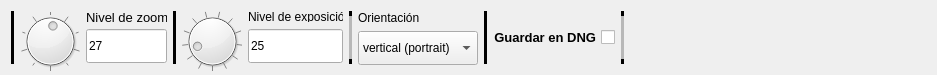
                  <widget class="QWidget" name="widget_3" native="true">
                   <property name="minimumSize">
                    <size>
                     <width>150</width>
                     <height>75</height>
                    </size>
                   </property>
                   <property name="maximumSize">
                    <size>
                     <width>16777215</width>
                     <height>75</height>
                    </size>
                   </property>
                   <property name="styleSheet">
                    <string notr="true"/>
                   </property>
                   <layout class="QHBoxLayout" name="horizontalLayout_16">
                    <item>
                     <widget class="Line" name="line_3">
                      <property name="styleSheet">
                       <string notr="true">background-color: rgb(0, 0, 0);</string>
                      </property>
                      <property name="orientation">
                       <enum>Qt::Vertical</enum>
                      </property>
                     </widget>
                    </item>
                    <item>
                     <widget class="QDial" name="zoom_dial">
                      <property name="minimumSize">
                       <size>
                        <width>60</width>
                        <height>60</height>
                       </size>
                      </property>
                      <property name="maximumSize">
                       <size>
                        <width>60</width>
                        <height>60</height>
                       </size>
                      </property>
                      <property name="minimum">
                       <number>1</number>
                      </property>
                      <property name="maximum">
                       <number>50</number>
                      </property>
                      <property name="sliderPosition">
                       <number>27</number>
                      </property>
                      <property name="wrapping">
                       <bool>true</bool>
                      </property>
                      <property name="notchTarget">
                       <double>5.000000000000000</double>
                      </property>
                      <property name="notchesVisible">
                       <bool>true</bool>
                      </property>
                     </widget>
                    </item>
                    <item>
                     <layout class="QVBoxLayout" name="verticalLayout_6">
                      <item>
                       <widget class="QLabel" name="zoomLabel">
                        <property name="minimumSize">
                         <size>
                          <width>81</width>
                          <height>10</height>
                         </size>
                        </property>
                        <property name="maximumSize">
                         <size>
                          <width>81</width>
                          <height>10</height>
                         </size>
                        </property>
                        <property name="font">
                         <font>
                          <pointsize>10</pointsize>
                         </font>
                        </property>
                        <property name="text">
                         <string>Nivel de zoom</string>
                        </property>
                       </widget>
                      </item>
                      <item>
                       <widget class="QLineEdit" name="zoom_valuedit">
                        <property name="minimumSize">
                         <size>
                          <width>81</width>
                          <height>34</height>
                         </size>
                        </property>
                        <property name="maximumSize">
                         <size>
                          <width>81</width>
                          <height>34</height>
                         </size>
                        </property>
                        <property name="text">
                         <string>27</string>
                        </property>
                        <property name="placeholderText">
                         <string># entre 0 y 50</string>
                        </property>
                       </widget>
                      </item>
                     </layout>
                    </item>
                    <item>
                     <widget class="Line" name="line_4">
                      <property name="minimumSize">
                       <size>
                        <width>0</width>
                        <height>0</height>
                       </size>
                      </property>
                      <property name="styleSheet">
                       <string notr="true">background-color: rgb(0, 0, 0);</string>
                      </property>
                      <property name="orientation">
                       <enum>Qt::Vertical</enum>
                      </property>
                     </widget>
                    </item>
                    <item>
                     <widget class="QDial" name="exposicionDial">
                      <property name="minimumSize">
                       <size>
                        <width>60</width>
                        <height>60</height>
                       </size>
                      </property>
                      <property name="maximumSize">
                       <size>
                        <width>60</width>
                        <height>60</height>
                       </size>
                      </property>
                      <property name="minimum">
                       <number>1</number>
                      </property>
                      <property name="maximum">
                       <number>125</number>
                      </property>
                      <property name="value">
                       <number>25</number>
                      </property>
                      <property name="wrapping">
                       <bool>true</bool>
                      </property>
                      <property name="notchTarget">
                       <double>10.000000000000000</double>
                      </property>
                      <property name="notchesVisible">
                       <bool>true</bool>
                      </property>
                     </widget>
                    </item>
                    <item>
                     <layout class="QVBoxLayout" name="verticalLayout_23">
                      <item>
                       <widget class="QLabel" name="exposicionLabel">
                        <property name="minimumSize">
                         <size>
                          <width>95</width>
                          <height>10</height>
                         </size>
                        </property>
                        <property name="maximumSize">
                         <size>
                          <width>95</width>
                          <height>10</height>
                         </size>
                        </property>
                        <property name="text">
                         <string>Nivel de exposición</string>
                        </property>
                       </widget>
                      </item>
                      <item>
                       <widget class="QLineEdit" name="exposicionValue">
                        <property name="minimumSize">
                         <size>
                          <width>95</width>
                          <height>34</height>
                         </size>
                        </property>
                        <property name="maximumSize">
                         <size>
                          <width>95</width>
                          <height>34</height>
                         </size>
                        </property>
                        <property name="text">
                         <string>25</string>
                        </property>
                       </widget>
                      </item>
                     </layout>
                    </item>
                    <item>
                     <widget class="Line" name="line">
                      <property name="autoFillBackground">
                       <bool>false</bool>
                      </property>
                      <property name="styleSheet">
                       <string notr="true">background-color: rgb(0, 0, 0);</string>
                      </property>
                      <property name="frameShadow">
                       <enum>QFrame::Sunken</enum>
                      </property>
                      <property name="lineWidth">
                       <number>5</number>
                      </property>
                      <property name="midLineWidth">
                       <number>5</number>
                      </property>
                      <property name="orientation">
                       <enum>Qt::Vertical</enum>
                      </property>
                     </widget>
                    </item>
                    <item>
                     <layout class="QVBoxLayout" name="verticalLayout_24">
                      <item>
                       <widget class="QLabel" name="orientacionLabel">
                        <property name="minimumSize">
                         <size>
                          <width>61</width>
                          <height>0</height>
                         </size>
                        </property>
                        <property name="maximumSize">
                         <size>
                          <width>61</width>
                          <height>16777215</height>
                         </size>
                        </property>
                        <property name="text">
                         <string>Orientación</string>
                        </property>
                       </widget>
                      </item>
                      <item>
                       <widget class="QComboBox" name="orientacionValue">
                        <property name="minimumSize">
                         <size>
                          <width>120</width>
                          <height>34</height>
                         </size>
                        </property>
                        <property name="maximumSize">
                         <size>
                          <width>120</width>
                          <height>34</height>
                         </size>
                        </property>
                        <item>
                         <property name="text">
                          <string>vertical (portrait)</string>
                         </property>
                        </item>
                        <item>
                         <property name="text">
                          <string>horizontal (landscape)</string>
                         </property>
                        </item>
                       </widget>
                      </item>
                     </layout>
                    </item>
                    <item>
                     <widget class="Line" name="line_5">
                      <property name="styleSheet">
                       <string notr="true">background-color: rgb(0, 0, 0);</string>
                      </property>
                      <property name="orientation">
                       <enum>Qt::Vertical</enum>
                      </property>
                     </widget>
                    </item>
                    <item>
                     <widget class="QCheckBox" name="dng_check">
                      <property name="minimumSize">
                       <size>
                        <width>122</width>
                        <height>32</height>
                       </size>
                      </property>
                      <property name="maximumSize">
                       <size>
                        <width>122</width>
                        <height>32</height>
                       </size>
                      </property>
                      <property name="font">
                       <font>
                        <pointsize>10</pointsize>
                        <weight>75</weight>
                        <bold>true</bold>
                       </font>
                      </property>
                      <property name="cursor">
                       <cursorShape>PointingHandCursor</cursorShape>
                      </property>
                      <property name="layoutDirection">
                       <enum>Qt::RightToLeft</enum>
                      </property>
                      <property name="text">
                       <string>Guardar en DNG</string>
                      </property>
                     </widget>
                    </item>
                    <item>
                     <widget class="Line" name="line_2">
                      <property name="styleSheet">
                       <string notr="true">background-color: rgb(0, 0, 0);</string>
                      </property>
                      <property name="lineWidth">
                       <number>5</number>
                      </property>
                      <property name="midLineWidth">
                       <number>5</number>
                      </property>
                      <property name="orientation">
                       <enum>Qt::Vertical</enum>
                      </property>
                     </widget>
                    </item>
                    <item>
                     <spacer name="horizontalSpacer_6">
                      <property name="orientation">
                       <enum>Qt::Horizontal</enum>
                      </property>
                      <property name="sizeHint" stdset="0">
                       <size>
                        <width>302</width>
                        <height>20</height>
                       </size>
                      </property>
                     </spacer>
                    </item>
                   </layout>
                  </widget>
